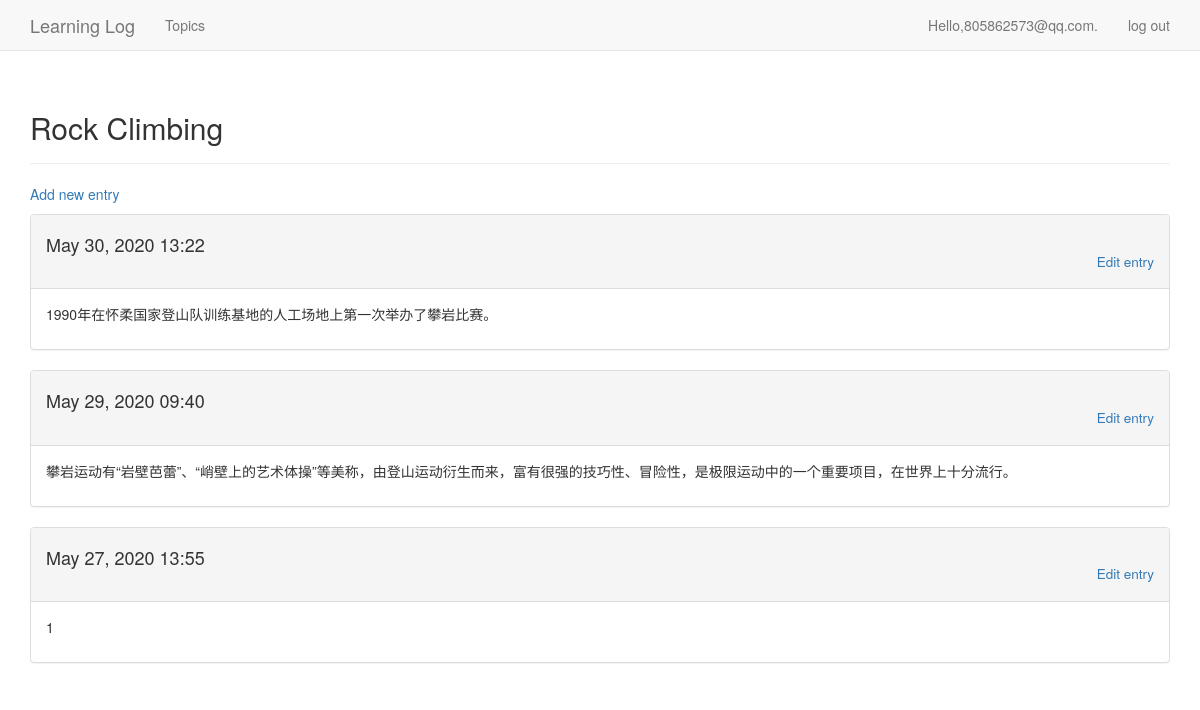
The page /topics/2/ (signed in) on the database its author committed.
### learning_logs/models.py (models this page shows, shortened)
class Topic(models.Model):
    text = models.CharField(max_length = 200) # 限制字符长度200
    date_added = models.DateTimeField(auto_now_add = True)
    owner = models.ForeignKey(User,on_delete=models.CASCADE)
    def __str__(self):
        return self.text

class Entry(models.Model):
    topic = models.ForeignKey(Topic,on_delete=models.CASCADE) #外键,关联数据删除时删除关联
    text = models.TextField() # 不限制文字长度
    date_added = models.DateTimeField(auto_now_add = True)
    class Meta:
        verbose_name_plural = 'entries'

### learning_logs/views.py (the view)
# urls.py: re_path(r'^topics/(?P<topic_id>\d+)/$', views.topic, name='topic'),
@login_required
def topic(request,topic_id):
    topic = get_object_or_404(Topic,id=topic_id)
    if topic.owner != request.user:
        raise Http404
    entries = topic.entry_set.order_by('-date_added')
    context = {'topic':topic,'entries':entries}
    return render(request,'learning_logs/topic.html',context)

### learning_logs/templates/learning_logs/topic.html
{%extends "learning_logs/base.html"%}
{%load bootstrap3%}
{%block header%}
    <h2>{{topic}}</h2>
{%endblock header%}
{%block content%}
    <p>
        <a href="{%url 'learning_logs:new_entry' topic.id%}">Add new entry</a>
    </p>
    {%for entry in entries%}
        <div class="panel panel-default">
            <div class="panel-heading form-inline">
                <h4>
                    {{entry.date_added|date:'M d, Y H:i'}}
                    <small>
                        <div class="text-right"><a href="{%url 'learning_logs:edit_entry' entry.id%}">Edit entry</a></div>
                    </small>
                </h4>
            </div>
            <div class="panel-body">
                {{entry.text|linebreaks}}
            </div>
        </div>
        {%empty%}
        <h4>There are no entries for this topic yet.</h4>
    {%endfor%}
{%endblock content%}

### learning_logs/templates/learning_logs/base.html (shortened to what this page needs)
{%load bootstrap3%}
<!DOCTYPE html>
<html lang="en">
    <head>
        {%bootstrap_css%}
    </head>
    <body>
        <nav class="navbar navbar-default navbar-static-top">
            <div class="container">
                <div class="navbar-header">
                    <a class="navbar-brand" href="{% url 'learning_logs:index'%}">Learning Log</a>
                </div>
                <div id="navbar" class="navbar-collapse collapse">
                    <ul class="nav navbar-nav">
                        <li>
                            <a href="{% url 'learning_logs:topics'%}">Topics</a>
                        </li>
                    </ul>
                    <ul class="nav navbar-nav navbar-right">
                        {%if user.is_authenticated%}
                        <li><a>Hello,{{user.username}}.</a></li>
                        <li><a href="{%url 'users:logout'%}">log out</a></li>
                        {%else%}
                        <li><a href="{%url 'users:login'%}">log in </a></li>
                        <li><a href="{% url 'users:register' %}">register</a></li>
                        {%endif%}
                    </ul>
                </div>
            </div>
        </nav>
        <div class="container">
            <div class="page-header">
                {%block header%}{%endblock header%}
            </div>
            <div>
                {%block content%}{%endblock content%}
            </div>
        </div>
    </body>
</html>

### rows shown on the page
Topic: text "Rock Climbing"
Entry: date_added "May 30, 2020 13:22", text "1990年在怀柔国家登山队训练基地的人工场地上第一次举办了攀岩比赛。"
Entry: date_added "May 29, 2020 09:40", text "攀岩运动有“岩壁芭蕾”、“峭壁上的艺术体操”等美称，由登山运动衍生而来，富有很强的技巧性、冒险性，是极限运动中的一个重要项目，在世界上十分流行。"
Entry: date_added "May 27, 2020 13:55", text "1"

### other values the page prints
{{ user.username }} "805862573@qq.com"
